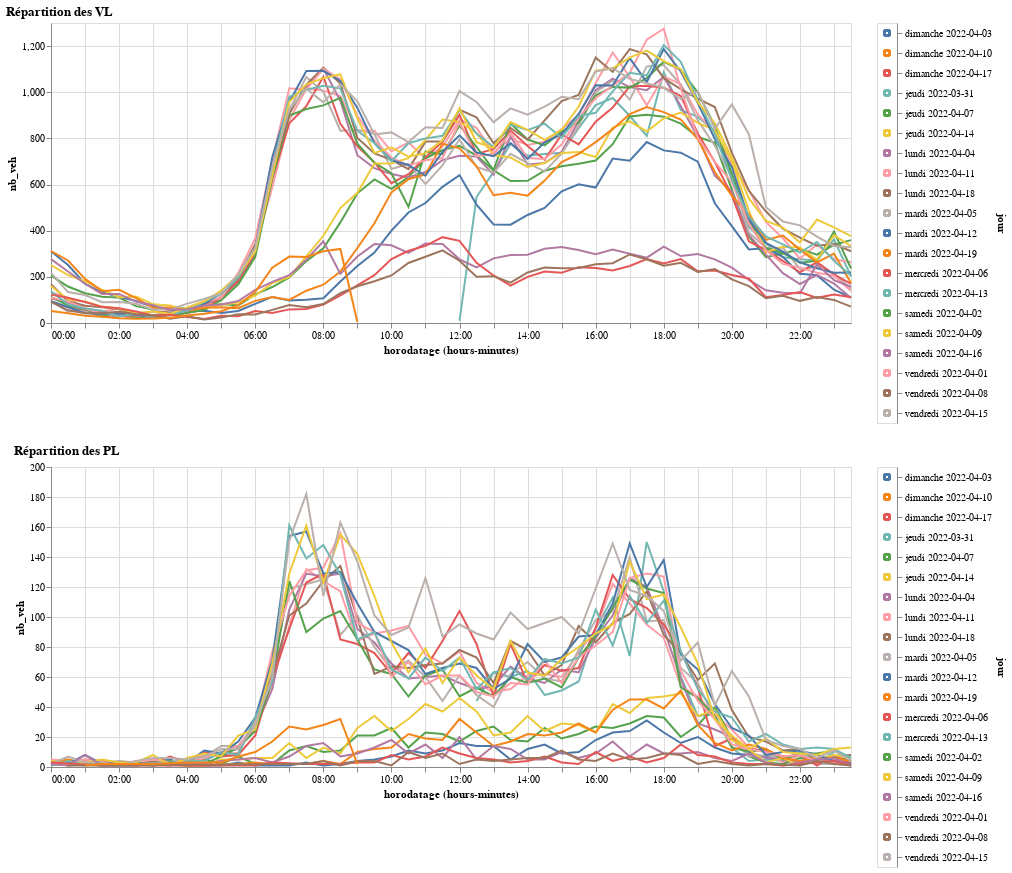

Notebook code for this chart:
### Code cell
# visualisation
largeur = 800
selection = alt.selection_multi(fields=['jour'])
color = alt.condition(selection,
                      alt.Color('jour:N', legend=None),
                      alt.value('lightgray'))
dfVl = dfBm30min.loc[dfBm30min.classe_veh == 'vl']
dfPl = dfBm30min.loc[dfBm30min.classe_veh == 'pl']
graphTraficVl = alt.Chart(dfVl, width=largeur).mark_line().encode( 
    x='hoursminutes(horodatage):T',
    y='nb_veh:Q',
    color=color)
legendVl = alt.Chart(dfVl).mark_point().encode(
    y=alt.Y('jour:N', axis=alt.Axis(orient='right')),
    color=color).add_selection(
    selection)
graphTraficPl = alt.Chart(dfPl, width=largeur).mark_line().encode( 
    x='hoursminutes(horodatage):T',
    y='nb_veh:Q',
    color=color)
legendPl = alt.Chart(dfPl).mark_point().encode(
    y=alt.Y('jour:N', axis=alt.Axis(orient='right')),
    color=color).add_selection(
    selection)
graphTraficVlVts = alt.Chart(dfVl, width=largeur).mark_line().encode( 
    x='hoursminutes(horodatage):T',
    y='vitesse:Q',
    color=color)
graphTraficPlVts = alt.Chart(dfPl, width=largeur).mark_line().encode( 
    x='hoursminutes(horodatage):T',
    y='vitesse:Q',
    color=color)
alt.vconcat((graphTraficVl | legendVl).properties(title='Répartition des VL'), (graphTraficPl | legendPl).properties(title='Répartition des PL'))

### Figure 1 — Vega-Lite specification as saved in the notebook (floating-point values rounded to 4 significant figures; data arrays with more than 128 entries replaced by an {"elided": "..."} marker saying what was removed)
{"config": {"view": {"continuousWidth": 400, "continuousHeight": 300}}, "vconcat": [{"hconcat": [{"mark": "line", "encoding": {"color": {"condition": {"field": "jour", "legend": null, "type": "nominal", "selection": "selector001"}, "value": "lightgray"}, "x": {"field": "horodatage", "timeUnit": "hoursminutes", "type": "temporal"}, "y": {"field": "nb_veh", "type": "quantitative"}}, "width": 800}, {"mark": "point", "encoding": {"color": {"condition": {"field": "jour", "legend": null, "type": "nominal", "selection": "selector001"}, "value": "lightgray"}, "y": {"axis": {"orient": "right"}, "field": "jour", "type": "nominal"}}, "selection": {"selector001": {"type": "multi", "fields": ["jour"]}}}], "data": {"name": "data-e3c81a3300d1eab1e5445bc5802c8a36"}, "title": "Répartition des VL"}, {"hconcat": [{"mark": "line", "encoding": {"color": {"condition": {"field": "jour", "legend": null, "type": "nominal", "selection": "selector001"}, "value": "lightgray"}, "x": {"field": "horodatage", "timeUnit": "hoursminutes", "type": "temporal"}, "y": {"field": "nb_veh", "type": "quantitative"}}, "width": 800}, {"mark": "point", "encoding": {"color": {"condition": {"field": "jour", "legend": null, "type": "nominal", "selection": "selector001"}, "value": "lightgray"}, "y": {"axis": {"orient": "right"}, "field": "jour", "type": "nominal"}}, "selection": {"selector001": {"type": "multi", "fields": ["jour"]}}}], "data": {"name": "data-a4d3ee08744f8f2d5fe98b2b7f0bceb8"}, "title": "Répartition des PL"}], "$schema": "https://vega.github.io/schema/vega-lite/v4.17.0.json", "datasets": {"data-e3c81a3300d1eab1e5445bc5802c8a36": {"elided": "907 records"}, "data-a4d3ee08744f8f2d5fe98b2b7f0bceb8": {"elided": "860 records"}}}
